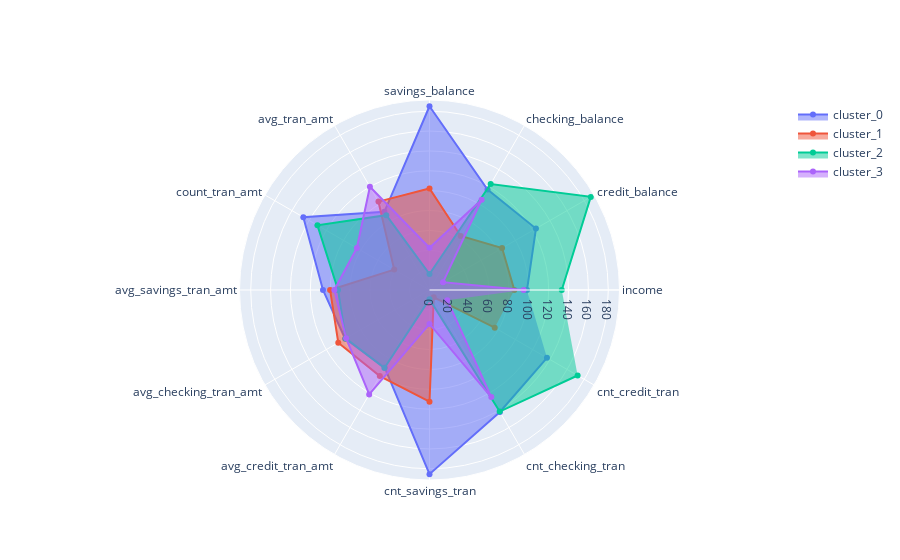

The notebook cell this image was saved under:
### Code cell
plot_radar_chart(Nik(df_cust_info3, 'MinMax', 'KMeans', 4, epsilon=0.2, min_samples=10))

### Figure 1 — Plotly figure (JSON) as saved in the notebook; plotly's stock layout.template omitted (floating-point values rounded to 4 significant figures)
{"data": [{"fill": "toself", "name": "cluster_0", "r": [98.17, 123.7, 116.9, 185.0, 90.86, 146.7, 107.3, 98.11, 90.19, 185.4, 141.8, 136.6], "theta": ["income", "credit_balance", "checking_balance", "savings_balance", "avg_tran_amt", "count_tran_amt", "avg_savings_tran_amt", "avg_checking_tran_amt", "avg_credit_tran_amt", "cnt_savings_tran", "cnt_checking_tran", "cnt_credit_tran"], "type": "scatterpolar"}, {"fill": "toself", "name": "cluster_1", "r": [85.4, 84.4, 62.84, 102.2, 102.8, 41.04, 100.1, 106.1, 100.0, 112.5, 8.559, 75.82], "theta": ["income", "credit_balance", "checking_balance", "savings_balance", "avg_tran_amt", "count_tran_amt", "avg_savings_tran_amt", "avg_checking_tran_amt", "avg_credit_tran_amt", "cnt_savings_tran", "cnt_checking_tran", "cnt_credit_tran"], "type": "scatterpolar"}, {"fill": "toself", "name": "cluster_2", "r": [133.2, 187.5, 123.2, 16.08, 87.03, 130.3, 92.05, 97.46, 90.78, 9.268, 141.3, 172.2], "theta": ["income", "credit_balance", "checking_balance", "savings_balance", "avg_tran_amt", "count_tran_amt", "avg_savings_tran_amt", "avg_checking_tran_amt", "avg_credit_tran_amt", "cnt_savings_tran", "cnt_checking_tran", "cnt_credit_tran"], "type": "scatterpolar"}, {"fill": "toself", "name": "cluster_3", "r": [94.76, 15.71, 105.0, 42.54, 120.0, 84.45, 95.83, 96.96, 121.4, 34.2, 124.5, 20.66], "theta": ["income", "credit_balance", "checking_balance", "savings_balance", "avg_tran_amt", "count_tran_amt", "avg_savings_tran_amt", "avg_checking_tran_amt", "avg_credit_tran_amt", "cnt_savings_tran", "cnt_checking_tran", "cnt_credit_tran"], "type": "scatterpolar"}], "layout": {"autosize": true, "polar": {"angularaxis": {"type": "category"}, "radialaxis": {"autorange": true, "range": [0, 195.7], "type": "linear", "visible": true}}, "showlegend": true}}
